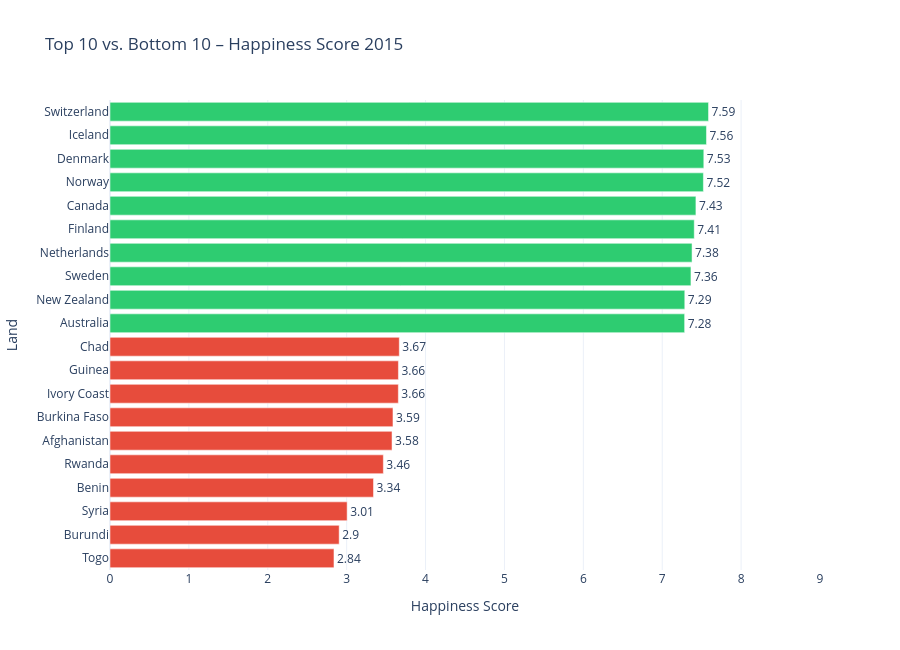

The code cell stored with this chart in its notebook:
### Markdown cell above
## Plot 1 – Ranking: Die glücklichsten & unglücklichsten Länder

### Code cell
top10 = df.nlargest(10, "Happiness Score").sort_values("Happiness Score")
bottom10 = df.nsmallest(10, "Happiness Score").sort_values("Happiness Score")

combined = pd.concat([bottom10, top10])
combined["Kategorie"] = ["Bottom 10"] * 10 + ["Top 10"] * 10

fig = go.Figure()

fig.add_trace(go.Bar(
    x=combined["Happiness Score"],
    y=combined["Country"],
    orientation="h",
    marker_color=combined["Kategorie"].map({"Top 10": "#2ecc71", "Bottom 10": "#e74c3c"}),
    text=combined["Happiness Score"].round(2),
    textposition="outside"
))

fig.update_layout(
    title_text="Top 10 vs. Bottom 10 – Happiness Score 2015",
    xaxis_title="Happiness Score",
    yaxis_title="Land",
    height=650,
    template="plotly_white",
    showlegend=False,
    xaxis=dict(range=[0, 9])
)

fig.show()

### Figure 1 — Plotly figure (JSON) as saved in the notebook; plotly's stock layout.template omitted (floating-point values rounded to 4 significant figures)
{"data": [{"marker": {"color": ["#e74c3c", "#e74c3c", "#e74c3c", "#e74c3c", "#e74c3c", "#e74c3c", "#e74c3c", "#e74c3c", "#e74c3c", "#e74c3c", "#2ecc71", "#2ecc71", "#2ecc71", "#2ecc71", "#2ecc71", "#2ecc71", "#2ecc71", "#2ecc71", "#2ecc71", "#2ecc71"]}, "orientation": "h", "text": [2.84, 2.9, 3.01, 3.34, 3.46, 3.58, 3.59, 3.66, 3.66, 3.67, 7.28, 7.29, 7.36, 7.38, 7.41, 7.43, 7.52, 7.53, 7.56, 7.59], "textposition": "outside", "type": "bar", "x": [2.839, 2.905, 3.006, 3.34, 3.465, 3.575, 3.587, 3.655, 3.656, 3.667, 7.284, 7.286, 7.364, 7.378, 7.406, 7.427, 7.522, 7.527, 7.561, 7.587], "y": ["Togo", "Burundi", "Syria", "Benin", "Rwanda", "Afghanistan", "Burkina Faso", "Ivory Coast", "Guinea", "Chad", "Australia", "New Zealand", "Sweden", "Netherlands", "Finland", "Canada", "Norway", "Denmark", "Iceland", "Switzerland"]}], "layout": {"height": 650, "showlegend": false, "title": {"text": "Top 10 vs. Bottom 10 – Happiness Score 2015"}, "xaxis": {"range": [0, 9], "title": {"text": "Happiness Score"}}, "yaxis": {"title": {"text": "Land"}}}}
